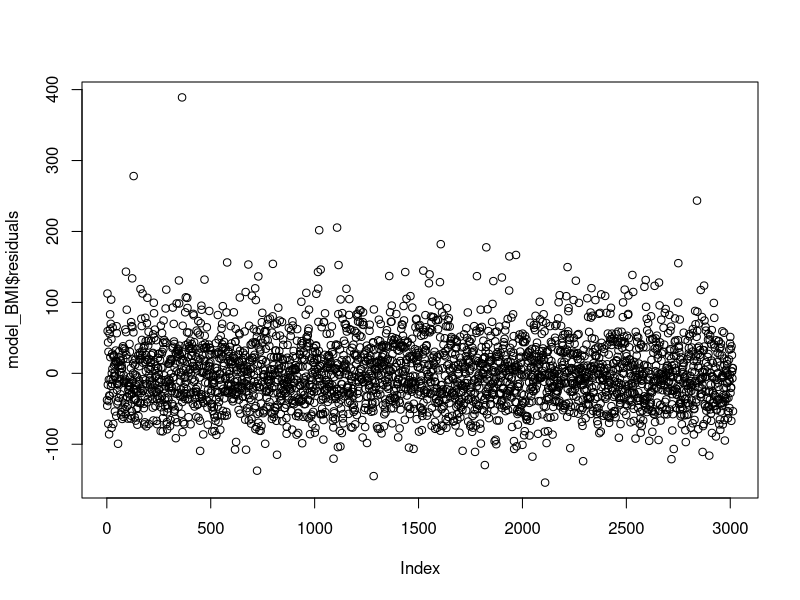
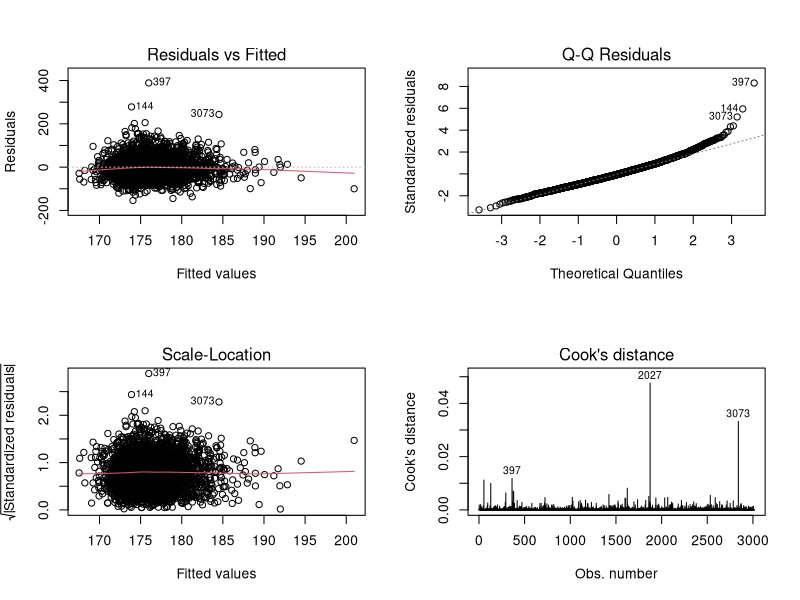
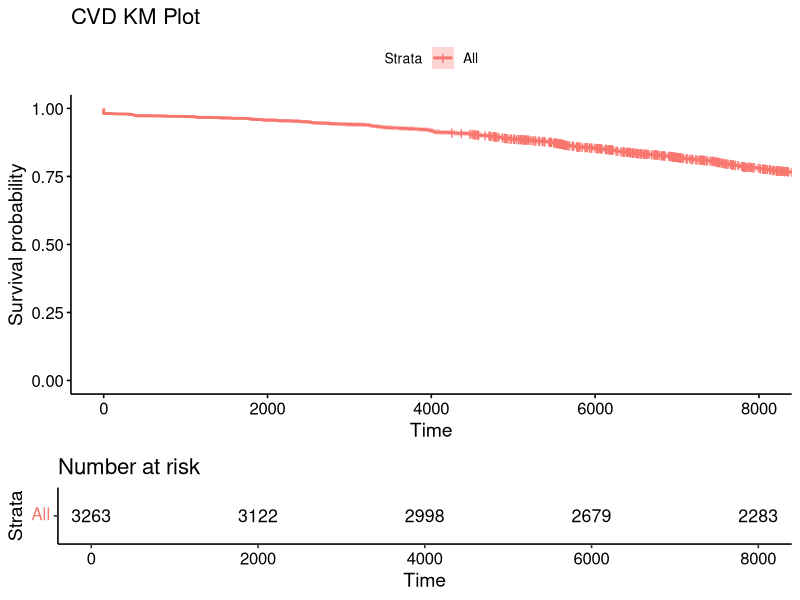
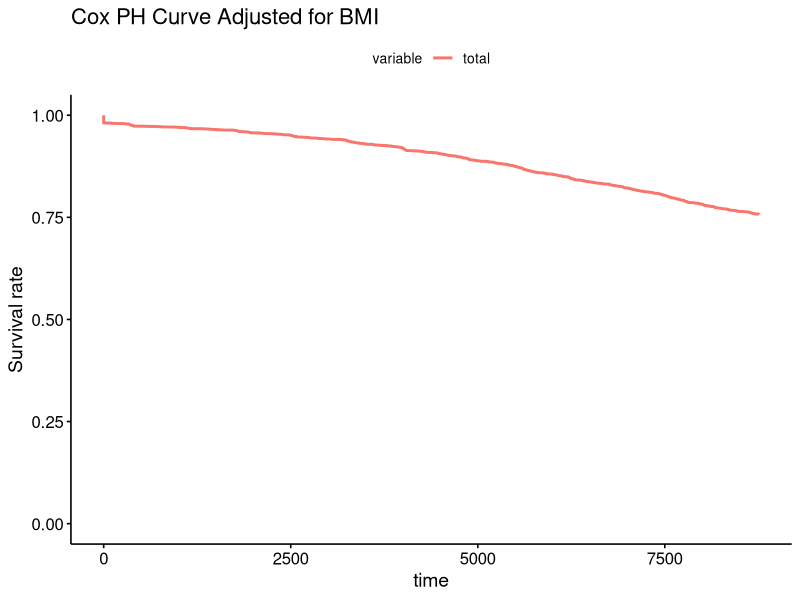

The R script that drew these images, in order:
## ---- chunk 1
data <- read.csv('framingham.csv', header = TRUE)
# install.packages(c('olsrr', 'pROC', 'ResourceSelection', 'nnet', 'survival', 'survminer'))
## ---- chunk 2
library(dplyr)
data1 <- data %>% 
             mutate(SEX = ifelse(!is.na(SEX), 
                                  ifelse(SEX == 1, 
                                         'male', 'female'), 
                                          NA)) %>%
             mutate(PREVSTRK = ifelse(!is.na(PREVSTRK), 
                                       ifelse(PREVSTRK == 1, 
                                              'yes', 'no'), 
                                               NA)) %>%
             mutate(PREVMI = ifelse(!is.na(PREVMI), 
                                     ifelse(PREVMI == 1, 
                                            'yes', 'no'), 
                                             NA)) %>% 
             mutate(DIABETES = ifelse(!is.na(DIABETES), 
                                       ifelse(DIABETES== 1, 
                                              'yes', 'no'), 
                                             NA)) %>%
             mutate(CURSMOKE = ifelse(!is.na(CURSMOKE), 
                                       ifelse(CURSMOKE== 1, 
                                              'yes', 'no'), 
                                             NA)) %>%
             mutate(BPMEDS = ifelse(!is.na(BPMEDS), 
                                     ifelse(BPMEDS== 1, 
                                            'yes', 'no'), 
                                             NA))
## ---- chunk 3
# Your turn
lm(LDLC ~ BMI, data = data1)
## ---- chunk 4
# Your turn
model_age <- lm(LDLC ~ AGE, data = data1)
summary(model_age)
## ---- chunk 5
model_BMI <- lm(LDLC ~ BMI, data = data1)
summary(model_BMI)
## ---- chunk 6
# create a dataset with non-missing LDLC and BMI
data2 <- data1[!is.na(data1$LDLC) & !is.na(data1$BMI),]
# create a dataset with observed, fitted and residual values
table <- data.frame(observed  = data2$LDLC, 
                    fitted    = model_BMI$fitted.values, 
                    residuals = data2$LDLC - model_BMI$fitted.values)
head(table) 

# plot the reesiduals
plot(model_BMI$residuals)
## ---- chunk 7
# Asessing regression fit
par(mfrow = c(2,2)) # displays 2 graphs on the top and the bottom
plot(model_BMI, which = 1:4)
## ---- chunk 8
model2 <- lm(LDLC ~ AGE + BMI + HEARTRTE + PREVMI + PREVSTRK + CURSMOKE, data = data1)
## ---- chunk 9
# PREVMI
# change to a factor variable
data1$PREVMI <- factor(data1$PREVMI) 
# check the levels 
levels(data1$PREVMI) 

# CURSMOKE
# change to a factor variable
data1$CURSMOKE <- factor(data1$CURSMOKE) 
# check the levels
levels(data1$CURSMOKE) 
## ---- chunk 10
# Your turn
data1$PREVSTRK <- factor(data1$PREVSTRK)
levels(data1$PREVSTRK)
## ---- chunk 11
# Your turn
model2 <- lm(LDLC ~ AGE + BMI + HEARTRTE + PREVMI + PREVSTRK 
                    + CURSMOKE, data = data1)
summary(model2)
## ---- chunk 12
data1$PREVSTRK <- as.character(data1$PREVSTRK)
data1$PREVSTRK[(is.na(data1$PREVSTRK) == FALSE) & (data1$PREVSTRK == 'yes')] <- 1 
data1$PREVSTRK[(is.na(data1$PREVSTRK) == FALSE) & (data1$PREVSTRK != 1)] <- 0
data1$PREVSTRK <- as.factor(data1$PREVSTRK)
## ---- chunk 13
logit_model1 <- glm(PREVSTRK ~ AGE, family = "binomial", 
                    data = data1)
summary(logit_model1)
## ---- chunk 14
# Run and view model summary
logit_model3 <- glm(PREVSTRK ~ AGE + BMI + CURSMOKE + HEARTRTE 
                    + SYSBP + LDLC, 
                    family = "binomial", data = data1)
summary(logit_model3)
## ---- chunk 15
# prep
library(nnet)

# Your turn
# Make SYSBP a categorical variable
data1$SYSBP_CAT <- ifelse(data1$SYSBP > 130, "High", 
                   ifelse(data1$SYSBP >= 120 & data1$SYSBP <= 130, "Elevated", "Normal"))
## ---- chunk 16
# Your turn
# Make SYSBP a factor with "Normal" as the reference category
data1$SYSBP_CAT <- as.factor(data1$SYSBP_CAT)
data1$SYSBP_CAT <- relevel(data1$SYSBP_CAT, ref = "Normal")
## ---- chunk 17
# Your turn
# Run your regresssion
multinom(SYSBP_CAT ~ AGE + BMI, data = data1)
## ---- chunk 18
# prep
library(survival)
library(survminer)

# Your turn
# Make your Kaplan Meier plot 
fit_km   <- survfit(Surv(TIMECVD , CVD) ~ 1, data = data1)
plot_km  <- ggsurvplot(fit_km, data = data1, risk.table = TRUE,
                       title = "CVD KM Plot")
plot_km
## ---- chunk 19
# Your turn
# Run your regresssion
fit_cox  <- coxph(Surv(TIMECVD , CVD) ~ BMI, data = data1)
## ---- chunk 20
# Your turn
# Plot your model and view your plot
plot_cox <- ggadjustedcurves(fit_cox, data = data1,
                             title = "Cox PH Curve Adjusted for BMI")
plot_cox
